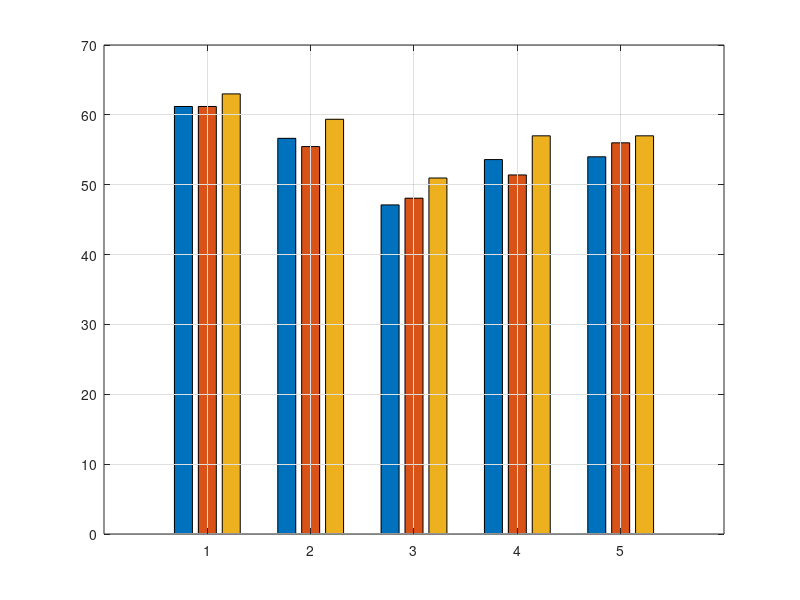

Write the MATLAB code that produced this figure. (Note: this script raises an error after producing the figure.)
clc; clear; close all;

%% =========================
%  Selected cases for visualization
%  LQAZO is better than both QZO and LoQZO in these cases
%% =========================
datasets = { ...
    'SST2\newline(W8A8)', ...
    'RTE\newline(W8A8)', ...
    'WSC\newline(W8A8)', ...
    'MultiRC\newline(W4A4)', ...
    'COPA\newline(W4A8)'};

QZO    = [61.20, 56.64, 47.11, 53.60, 54.00];
LoQZO  = [61.20, 55.46, 48.07, 51.40, 56.00];
LQAZO  = [63.00, 59.37, 50.96, 57.00, 57.00];

best_baseline = max([QZO; LoQZO], [], 1);
improvement = LQAZO - best_baseline;

%% =========================
%  Color palette
%% =========================
color_qzo   = [0.16 0.36 0.55];   % deep blue
color_loqzo = [0.16 0.58 0.50];   % teal green
color_lqazo = [0.88 0.43 0.16];   % warm orange
color_gain  = [0.78 0.24 0.18];   % red-orange

%% ============================================================
%  Figure 1: Grouped bar chart for absolute performance
%% ============================================================
fig1 = figure('Position', [120, 120, 980, 500], 'Color', 'w');

Y = [QZO; LoQZO; LQAZO]';
b = bar(Y, 'grouped', 'BarWidth', 0.78);
hold on;
grid on;
box on;

% Bar colors
b(1).FaceColor = color_qzo;
b(2).FaceColor = color_loqzo;
b(3).FaceColor = color_lqazo;

b(1).EdgeColor = 'none';
b(2).EdgeColor = 'none';
b(3).EdgeColor = 'none';

% Axis settings
set(gca, ...
    'XTick', 1:length(datasets), ...
    'XTickLabel', datasets, ...
    'TickLabelInterpreter', 'tex', ...
    'FontSize', 12, ...
    'LineWidth', 1.1, ...
    'FontName', 'Times New Roman', ...
    'TickDir', 'out', ...
    'GridAlpha', 0.18);

% 改成不倾斜
xtickangle(0);

ylabel('Performance', ...
    'FontSize', 13, ...
    'FontName', 'Times New Roman');

% title('Selected Ablation Results on OPT-1.3B', ...
%     'FontSize', 15, ...
%     'FontWeight', 'bold', ...
%     'FontName', 'Times New Roman');

legend({'QZO-(LQAZO/LoQZO)', 'LoQZO-(LQAZO/QZO)', 'LQAZO'}, ...
    'Location', 'northoutside', ...
    'Orientation', 'horizontal', ...
    'FontSize', 11, ...
    'Box', 'off', ...
    'FontName', 'Times New Roman');

% Y-axis range
ymin = floor(min([QZO, LoQZO, LQAZO]) - 3);
ymax = ceil(max([QZO, LoQZO, LQAZO]) + 6);
ylim([ymin ymax]);

% Add numeric labels
for k = 1:length(b)
    xtips = b(k).XEndPoints;
    ytips = b(k).YEndPoints;
    labels = compose('%.2f', ytips);
    text(xtips, ytips + 0.30, labels, ...
        'HorizontalAlignment', 'center', ...
        'VerticalAlignment', 'bottom', ...
        'FontSize', 10, ...
        'FontName', 'Times New Roman');
end

% Add gain labels above LQAZO bars
xtips = b(3).XEndPoints;
for i = 1:length(improvement)
    text(xtips(i), LQAZO(i) + 1.35, sprintf('\\Delta=+%.2f', improvement(i)), ...
        'HorizontalAlignment', 'center', ...
        'FontSize', 10.5, ...
        'FontWeight', 'bold', ...
        'Color', color_gain, ...
        'FontName', 'Times New Roman');
end

% Save Figure 1
exportgraphics(fig1, 'lqazo_selected_ablation_bars.png', 'Resolution', 300);
exportgraphics(fig1, 'lqazo_selected_ablation_bars.pdf', 'ContentType', 'vector');


%% ============================================================
%  Figure 2: Horizontal gain chart
%% ============================================================
fig2 = figure('Position', [160, 160, 760, 500], 'Color', 'w');

barh(improvement, 0.55, ...
    'FaceColor', color_gain, ...
    'EdgeColor', 'none');
hold on;
grid on;
box on;

xline(0, 'k-', 'LineWidth', 1.0);

set(gca, ...
    'YTick', 1:length(datasets), ...
    'YTickLabel', datasets, ...
    'TickLabelInterpreter', 'tex', ...
    'YDir', 'reverse', ...
    'FontSize', 12, ...
    'LineWidth', 1.1, ...
    'FontName', 'Times New Roman', ...
    'TickDir', 'out', ...
    'GridAlpha', 0.18);

xlabel('\Delta over best baseline', ...
    'FontSize', 13, ...
    'FontName', 'Times New Roman');

% title('LQAZO Gain over the Stronger Baseline', ...
%     'FontSize', 15, ...
%     'FontWeight', 'bold', ...
%     'FontName', 'Times New Roman');

xlim([0, max(improvement) + 0.9]);

% Add value labels
for i = 1:length(improvement)
    text(improvement(i) + 0.06, i, sprintf('+%.2f', improvement(i)), ...
        'HorizontalAlignment', 'left', ...
        'VerticalAlignment', 'middle', ...
        'FontSize', 12, ...
        'FontWeight', 'bold', ...
        'Color', color_gain, ...
        'FontName', 'Times New Roman');
end

% Save Figure 2
exportgraphics(fig2, 'lqazo_selected_ablation_gain.png', 'Resolution', 300);
exportgraphics(fig2, 'lqazo_selected_ablation_gain.pdf', 'ContentType', 'vector');
